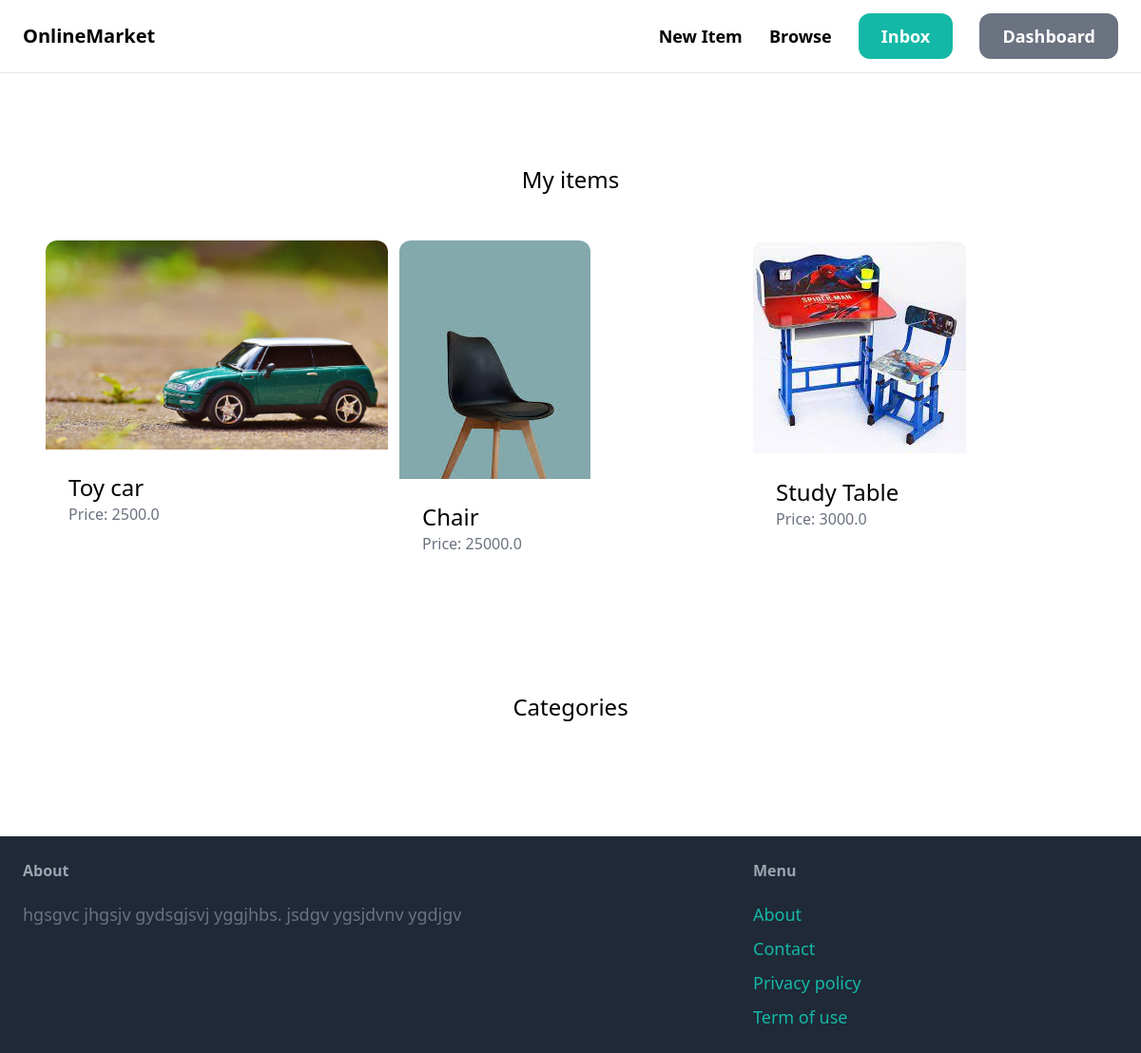
The page /dashboard/ (signed in) on the database its author committed.
### item/models.py (models this page shows, shortened)
class Item(models.Model):
    Category = models.ForeignKey(Category, related_name='items', on_delete=models.CASCADE)
    name = models.CharField(max_length=255)
    description = models.TextField(blank=True, null=True)
    price = models.FloatField()
    image = models.ImageField(upload_to='item_images', blank=True, null=True)
    is_sold = models.BooleanField(default=False)
    creates_by = models.ForeignKey(User, related_name='items', on_delete=models.CASCADE)
    created_at = models.DateTimeField(auto_now_add=True)

### dashboard/views.py (the view)
# urls.py: path('', views.index, name='index'),
@login_required
def index(request):
    items = Item.objects.filter(creates_by=request.user)
    return render(request, 'dashboard/index.html', {
        'items': items,
    })

### dashboard/templates/dashboard/index.html (shortened to what this page needs)
{% extends 'onmarket/base.html' %}
{% block content %}
    <div class="mt-6 px-6 py-12 bg-gray=100 rounded-xl">
        <h2 class="mb-12 text-2xl text-center">My items</h2>
        <div class="grid grid-cols-3 gap-3">
            {% for item in items %}
                <div>
                    <a href="{% url 'item:detail' item.id %}">
                        <div>
                            <img src="{{ item.image.url }}" class="rounded-t-xl">
                        </div>
                        <div class="p-6 bg-gray rounded-b-xl">
                            <h2 class="text-2xl">{{ item.name }}</h2>
                            <p class="text-gray-500">Price: {{ item.price }}</p>
                        </div>
                    </a>
                </div>
            {% endfor %}
        </div>
    </div>
    <div class="mt-6 px-6 py-12 bg-gray=100 rounded-xl">
        <h2 class="mb-12 text-2xl text-center">Categories</h2>
    </div>
{% endblock%}

### rows shown on the page
Item: image (picture), name "Toy car", price "2500.0"
Item: image (picture), name "Chair", price "25000.0"
Item: image (picture), name "Study Table", price "3000.0"
